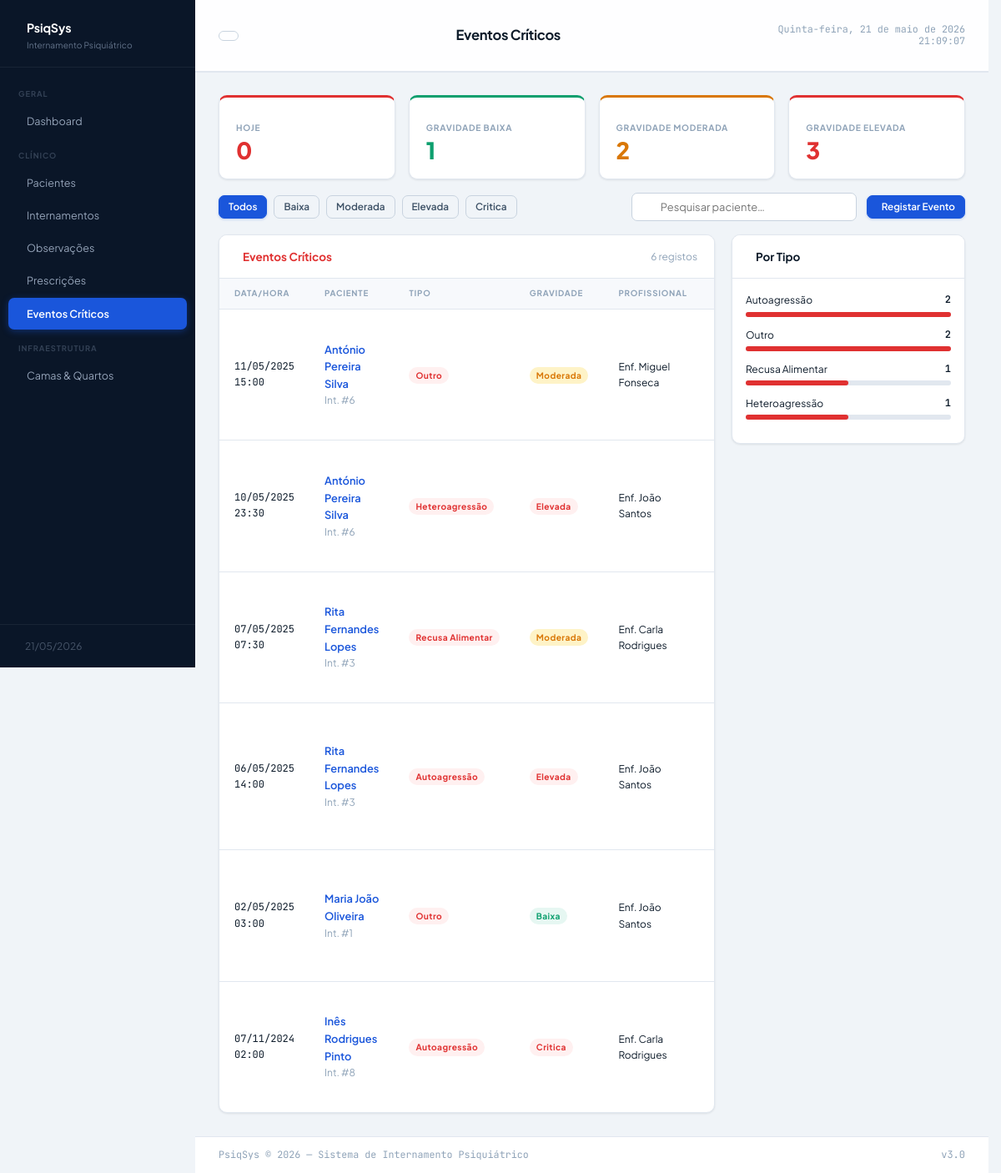
The page /eventos.php on the database its author committed.
### tables this page shows
CREATE TABLE IF NOT EXISTS EVENTO_CRITICO (
  id_evento              INT       NOT NULL AUTO_INCREMENT,
  id_internamento        INT       NOT NULL,
  id_profissional        INT       NOT NULL,
  data_hora              DATETIME  NOT NULL,
  tipo_evento            ENUM('autoagressao','heteroagressao','fuga','queda',
                              'crise_convulsiva','recusa_alimentar','outro')
                         NOT NULL,
  descricao              TEXT      NOT NULL,
  intervencao_realizada  TEXT      NOT NULL,
  gravidade              ENUM('baixa','moderada','elevada','critica')
                         NOT NULL,
  PRIMARY KEY (id_evento),
  CONSTRAINT fk_ev_internamento
    FOREIGN KEY (id_internamento) REFERENCES INTERNAMENTO (id_internamento)
    ON UPDATE CASCADE ON DELETE RESTRICT,
  CONSTRAINT fk_ev_profissional
    FOREIGN KEY (id_profissional) REFERENCES PROFISSIONAL (id_profissional)
    ON UPDATE CASCADE ON DELETE RESTRICT
);

CREATE TABLE IF NOT EXISTS PACIENTE (
  id_paciente      INT          NOT NULL AUTO_INCREMENT,
  nome             VARCHAR(150) NOT NULL,
  data_nascimento  DATE         NOT NULL,
  num_utente       CHAR(9)      NOT NULL,
  contacto         VARCHAR(20)  NULL,
  morada           TEXT         NULL,
  created_at       TIMESTAMP    NOT NULL DEFAULT CURRENT_TIMESTAMP,
  updated_at       TIMESTAMP    NOT NULL DEFAULT CURRENT_TIMESTAMP
                   ON UPDATE CURRENT_TIMESTAMP,
  PRIMARY KEY (id_paciente),
  UNIQUE KEY uk_num_utente (num_utente)
);

CREATE TABLE IF NOT EXISTS PROFISSIONAL (
  id_profissional  INT          NOT NULL AUTO_INCREMENT,
  nome             VARCHAR(150) NOT NULL,
  funcao           ENUM('medico','enfermeiro','psicologo','assistente_social','administrativo','ti')
                   NOT NULL,
  num_cedula       VARCHAR(20)  NOT NULL,
  created_at       TIMESTAMP    NOT NULL DEFAULT CURRENT_TIMESTAMP,
  updated_at       TIMESTAMP    NOT NULL DEFAULT CURRENT_TIMESTAMP
                   ON UPDATE CURRENT_TIMESTAMP,
  PRIMARY KEY (id_profissional),
  UNIQUE KEY uk_cedula (num_cedula)
);

### eventos.php (the view, shortened to what this page needs)
<?php
require_once 'includes/db.php';
$filtro_int  = (int)($_GET['internamento'] ?? 0);
$filtro_grav = $_GET['gravidade'] ?? '';
$search      = trim($_GET['q'] ?? '');
$where  = '1=1';
$params = [];
$rows = $pdo->prepare("
    SELECT e.*,
           p.nome AS paciente,
           prof.nome AS profissional
    FROM EVENTO_CRITICO e
    JOIN INTERNAMENTO i   ON i.id_internamento    = e.id_internamento
    JOIN PACIENTE p       ON p.id_paciente         = i.id_paciente
    JOIN PROFISSIONAL prof ON prof.id_profissional = e.id_profissional
    WHERE $where
    ORDER BY e.data_hora DESC
    LIMIT 200
");
$rows->execute($params);
$rows = $rows->fetchAll();
$stats_grav = $pdo->query("SELECT gravidade, COUNT(*) AS n FROM EVENTO_CRITICO GROUP BY gravidade")->fetchAll(PDO::FETCH_KEY_PAIR);
$stats_hoje = $pdo->query("SELECT COUNT(*) FROM EVENTO_CRITICO WHERE DATE(data_hora)=CURDATE()")->fetchColumn();
$stats_tipo = $pdo->query("SELECT tipo_evento, COUNT(*) AS n FROM EVENTO_CRITICO GROUP BY tipo_evento ORDER BY n DESC")->fetchAll();
require_once 'includes/header.php';
function gravidade_badge(string $g): string
{
    $map = ['baixa' => 'green', 'moderada' => 'amber', 'elevada' => 'red', 'critica' => 'red'];
    $extra = $g === 'critica' ? ' style="animation:pulse 1s infinite"' : '';
    return '<span class="badge badge-' . ($map[$g] ?? 'gray') . '"' . $extra . '>' . $g . '</span>';
}
$tipos_label = [
    'autoagressao'    => 'Autoagressão',
    'heteroagressao'  => 'Heteroagressão',
    'fuga'            => 'Fuga',
    'queda'           => 'Queda',
    'crise_convulsiva' => 'Crise Convulsiva',
    'recusa_alimentar' => 'Recusa Alimentar',
    'outro'           => 'Outro',
];
?>
<div class="stats-grid mb-4">
    <div class="stat-card red">
        <div class="stat-label">Hoje</div>
        <div class="stat-value"><?= $stats_hoje ?></div>
    </div>
    <div class="stat-card green">
        <div class="stat-label">Gravidade Baixa</div>
        <div class="stat-value"><?= $stats_grav['baixa'] ?? 0 ?></div>
    </div>
    <div class="stat-card amber">
        <div class="stat-label">Gravidade Moderada</div>
        <div class="stat-value"><?= $stats_grav['moderada'] ?? 0 ?></div>
    </div>
    <div class="stat-card red">
        <div class="stat-label">Gravidade Elevada</div>
        <div class="stat-value"><?= ($stats_grav['elevada'] ?? 0) + ($stats_grav['critica'] ?? 0) ?></div>
    </div>
</div>
<div class="flex items-center justify-between mb-4">
    <div class="flex gap-2" style="flex-wrap:wrap">
        <a href="eventos.php<?= $filtro_int ? "?internamento=$filtro_int" : '' ?>" class="btn <?= !$filtro_grav ? 'btn-primary' : 'btn-outline' ?> btn-sm">Todos</a>
        <?php foreach (['baixa', 'moderada', 'elevada', 'critica'] as $g): ?>
            <a href="?<?= $filtro_int ? "internamento=$filtro_int&" : '' ?>gravidade=<?= $g ?>"
                class="btn <?= $filtro_grav === $g ? 'btn-primary' : 'btn-outline' ?> btn-sm">
                <?= ucfirst($g) ?>
            </a>
        <?php endforeach; ?>
    </div>
    <div class="flex gap-3 items-center">
        <form method="get" style="display:flex;gap:8px;align-items:center">
            <div class="search-bar">
                <input type="text" name="q" placeholder="Pesquisar paciente…" value="<?= htmlspecialchars($search) ?>">
            </div>
        </form>
        <button class="btn btn-primary btn-sm" onclick="openModal('modal-novo')">
            <i class="ti ti-plus"></i> Registar Evento
        </button>
    </div>
</div>
<div style="display:grid;grid-template-columns:1fr 280px;gap:20px;align-items:start">
    <div class="card">
        <div class="card-header">
            <span class="card-title" style="color:var(--danger)"><i class="ti ti-alert-triangle"></i> Eventos Críticos</span>
            <span class="text-sm text-muted"><?= count($rows) ?> registos</span>
        </div>
        <div class="table-wrap">
            <table>
                <thead>
                    <tr>
                        <th>Data/Hora</th>
                        <th>Paciente</th>
                        <th>Tipo</th>
                        <th>Gravidade</th>
                        <th>Profissional</th>
                        <th>Descrição</th>
                    </tr>
                </thead>
                <tbody>
                    <?php foreach ($rows as $r): ?>
                        <tr>
                            <td class="mono text-sm"><?= date('d/m/Y H:i', strtotime($r['data_hora'])) ?></td>
                            <td>
                                <a href="internamento_detalhe.php?id=<?= $r['id_internamento'] ?>" class="fw-600">
                                    <?= htmlspecialchars($r['paciente']) ?>
                                </a>
                                <div class="text-sm text-muted">Int. #<?= $r['id_internamento'] ?></div>
                            </td>
                            <td>
                                <span class="badge badge-red">
                                    <?= $tipos_label[$r['tipo_evento']] ?? $r['tipo_evento'] ?>
                                </span>
                            </td>
                            <td><?= gravidade_badge($r['gravidade']) ?></td>
                            <td class="text-sm"><?= htmlspecialchars($r['profissional']) ?></td>
                            <td class="text-sm" style="max-width:200px">
                            </td>
                        </tr>
                    <?php endforeach; ?>
                </tbody>
            </table>
        </div>
    </div>
    <div>
        <div class="card">
            <div class="card-header">
                <span class="card-title"><i class="ti ti-chart-bar"></i> Por Tipo</span>
            </div>
            <div class="card-body" style="padding:16px">
                <?php if (empty($stats_tipo)): ?>
                    <div class="text-muted text-sm">Sem dados</div>
                <?php else: ?>
                    <?php
                    $max_tipo = max(array_column($stats_tipo, 'n'));
                    foreach ($stats_tipo as $st):
                        $pct = $max_tipo > 0 ? round($st['n'] / $max_tipo * 100) : 0;
                    ?>
                        <div style="margin-bottom:12px">
                            <div style="display:flex;justify-content:space-between;margin-bottom:4px">
                                <span class="text-sm"><?= $tipos_label[$st['tipo_evento']] ?? $st['tipo_evento'] ?></span>
                                <span class="mono text-sm fw-600"><?= $st['n'] ?></span>
                            </div>
                            <div style="height:6px;background:var(--border);border-radius:3px">
                                <div style="height:100%;width:<?= $pct ?>%;background:var(--danger);border-radius:3px;transition:width .4s"></div>
                            </div>
                        </div>
                    <?php endforeach; ?>
                <?php endif; ?>
            </div>
        </div>
    </div>
</div>
<?php require_once 'includes/footer.php'; ?>

### rows shown on the page
evento_critico: data_hora "11/05/2025 15:00", paciente.nome "António Pereira Silva", id_internamento "6", tipo_evento "Outro", gravidade "Moderada", id_profissional.nome "Enf. Miguel Fonseca"
evento_critico: data_hora "10/05/2025 23:30", paciente.nome "António Pereira Silva", id_internamento "6", tipo_evento "Heteroagressão", gravidade "Elevada", id_profissional.nome "Enf. João Santos"
evento_critico: data_hora "07/05/2025 07:30", paciente.nome "Rita Fernandes Lopes", id_internamento "3", tipo_evento "Recusa Alimentar", gravidade "Moderada", id_profissional.nome "Enf. Carla Rodrigues"
evento_critico: data_hora "06/05/2025 14:00", paciente.nome "Rita Fernandes Lopes", id_internamento "3", tipo_evento "Autoagressão", gravidade "Elevada", id_profissional.nome "Enf. João Santos"
evento_critico: data_hora "02/05/2025 03:00", paciente.nome "Maria João Oliveira", id_internamento "1", tipo_evento "Outro", gravidade "Baixa", id_profissional.nome "Enf. João Santos"
evento_critico: data_hora "07/11/2024 02:00", paciente.nome "Inês Rodrigues Pinto", id_internamento "8", tipo_evento "Autoagressão", gravidade "Critica", id_profissional.nome "Enf. Carla Rodrigues"

### other values the page prints
$titulo_pagina "Eventos Críticos"
$stats_hoje "0"
$stats_grav['baixa'] "1"
$stats_grav['moderada'] "2"
$g "Baixa"
$g "Moderada"
$g "Elevada"
$g "Critica"
count($rows) "6"
$tipos_label[$st['tipo_evento']] "Autoagressão"
$st['n'] "2"
$tipos_label[$st['tipo_evento']] "Outro"
$tipos_label[$st['tipo_evento']] "Recusa Alimentar"
$st['n'] "1"
$tipos_label[$st['tipo_evento']] "Heteroagressão"
